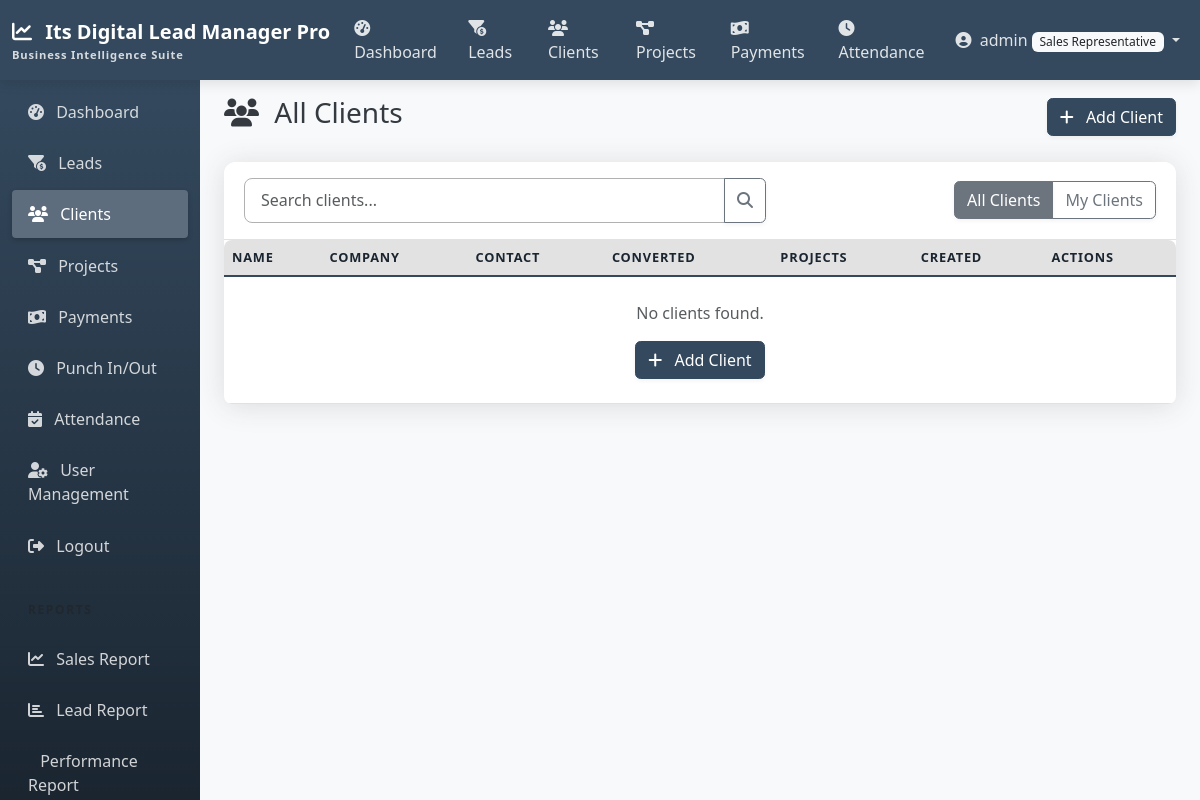
Page /clients/ (signed in) on the earlier database version.
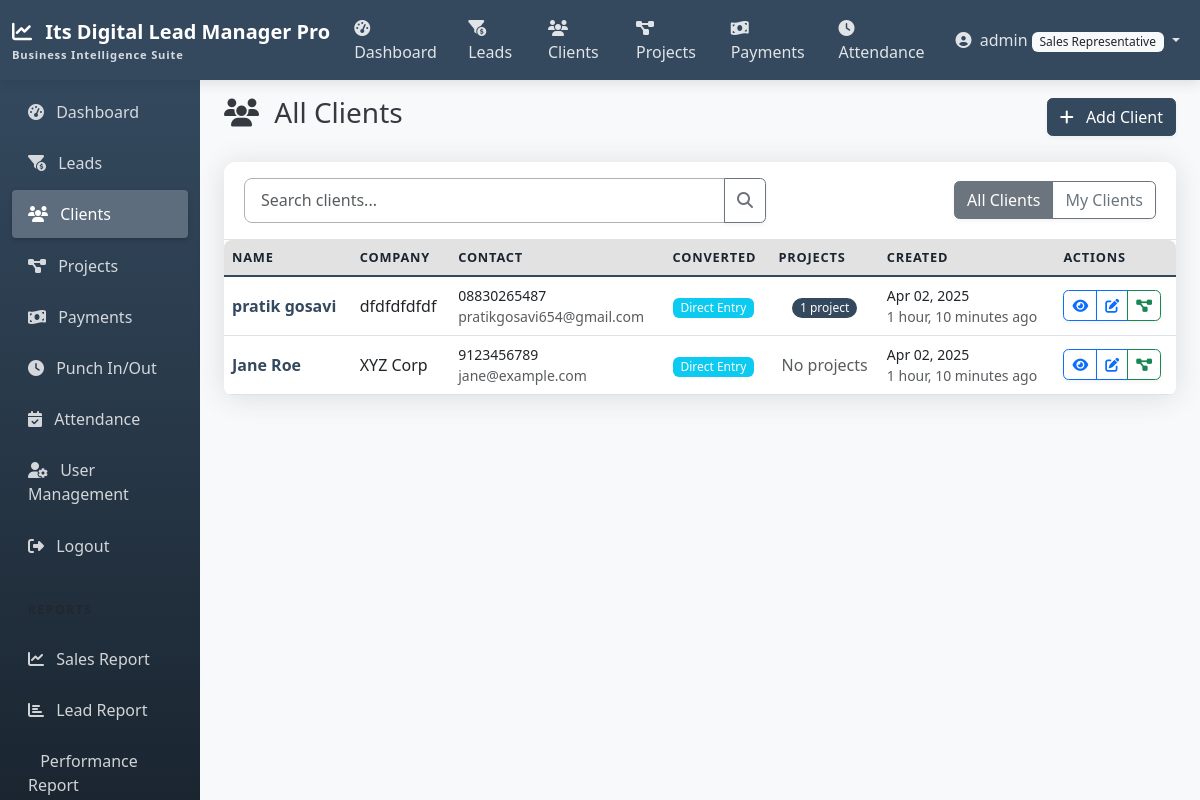
Same page on the later database version.
### clients/models.py (models this page shows, shortened)
class Client(models.Model):
    name = models.CharField(max_length=255)
    company = models.CharField(max_length=255, blank=True, null=True)
    phone = models.CharField(max_length=20)
    email = models.EmailField()
    address = models.TextField(blank=True, null=True)
    notes = models.TextField(blank=True, null=True)
    lead = models.OneToOneField(
        Lead,
        on_delete=models.SET_NULL,
        null=True,
        blank=True,
        related_name='converted_client'
    )
    created_by = models.ForeignKey(
        CustomUser,
        related_name='created_clients',
        on_delete=models.SET_NULL,
        null=True,
        blank=True
    )
    created_at = models.DateTimeField(auto_now_add=True)
    updated_at = models.DateTimeField(auto_now=True)
    class Meta:
        ordering = ['-created_at']
    @property
    def converted_from_lead(self):
        return self.lead is not None

### clients/views.py (the view)
# urls.py: path('', views.ClientListView.as_view(), name='client_list'),
class ClientListView(LoginRequiredMixin, ListView):
    model = Client
    template_name = 'clients/client_list.html'
    context_object_name = 'clients'
    paginate_by = 10
    def get_queryset(self):
        queryset = Client.objects.all()
        return queryset
    def get_context_data(self, **kwargs):
        context = super().get_context_data(**kwargs)
        context['search_query'] = self.request.GET.get('search', '')
        return context

### templates/clients/client_list.html (shortened to what the changed rows need)
{% extends 'base.html' %}
{% block content %}
<div class="d-flex justify-content-between align-items-center mb-4">
    <h1 class="h3">
        <i class="fas fa-users me-2"></i>
        {% if is_my_clients %}My Clients{% else %}All Clients{% endif %}
    </h1>
</div>
<div class="card shadow">
    <div class="table-responsive">
        <table class="table table-hover align-middle mb-0">
            <thead class="table-light">
                <tr>
                    <th scope="col">Name</th>
                    <th scope="col">Company</th>
                    <th scope="col">Contact</th>
                    <th scope="col">Converted</th>
                    <th scope="col">Projects</th>
                    <th scope="col">Created</th>
                    <th scope="col">Actions</th>
                </tr>
            </thead>
            <tbody>
                {% for client in clients %}
                <tr>
                    <td>
                        <a href="{% url 'client_detail' client.id %}" class="text-primary fw-bold text-decoration-none">
                            {{ client.name }}
                        </a>
                    </td>
                    <td>{{ client.company|default:"-" }}</td>
                    <td>
                        <small class="d-block">{{ client.phone }}</small>
                        <small class="d-block text-muted">{{ client.email }}</small>
                    </td>
                    <td>
                        {% if client.converted_from_lead %}
                        <span class="badge bg-success">Lead Conversion</span>
                        {% else %}
                        <span class="badge bg-info">Direct Entry</span>
                        {% endif %}
                    </td>
                    <td class="text-center">
                        {% with project_count=client.projects.count %}
                        {% if project_count > 0 %}
                        <a href="{% url 'client_projects' client.id %}" class="badge bg-primary rounded-pill text-decoration-none">
                            {{ project_count }} project{{ project_count|pluralize }}
                        </a>
                        {% else %}
                        <span class="text-muted">No projects</span>
                        {% endif %}
                        {% endwith %}
                    </td>
                    <td>
                        <small class="d-block">{{ client.created_at|date:"M d, Y" }}</small>
                        <small class="d-block text-muted">{{ client.created_at|timesince }} ago</small>
                    </td>
                    <td>
                        <div class="btn-group btn-group-sm">
                            <a href="{% url 'client_detail' client.id %}" class="btn btn-outline-primary" title="View">
                                <i class="fas fa-eye"></i>
                            </a>
                            <a href="{% url 'client_edit' client.id %}" class="btn btn-outline-primary" title="Edit">
                                <i class="fas fa-edit"></i>
                            </a>
                            <a href="{% url 'project_add' %}?client={{ client.id }}" class="btn btn-outline-success" title="Add Project">
                                <i class="fas fa-project-diagram"></i>
                            </a>
                        </div>
                    </td>
                </tr>
                {% empty %}
                <tr>
                    <td colspan="7" class="text-center py-4">
                        <p class="text-muted mb-0">No clients found.</p>
                        <a href="{% url 'client_add' %}" class="btn btn-primary mt-3">
                            <i class="fas fa-plus me-2"></i> Add Client
                        </a>
                    </td>
                </tr>
                {% endfor %}
            </tbody>
        </table>
    </div>
</div>
{% endblock %}

Differences in the rows shown:
added Client: name "pratik gosavi", company "dfdfdfdfdf", phone "08830265487", email "pratikgosavi654@gmail.com", shows "Direct Entry", projects.count "1", created_at "Apr 02, 2025", created_at "1 hour, 10 minutes"
added Client: name "Jane Roe", company "XYZ Corp", phone "9123456789", email "jane@example.com", shows "Direct Entry", shows "No projects", created_at "Apr 02, 2025", created_at "1 hour, 10 minutes"
Other differences:
text no longer shown: "No clients found. Add Client"
